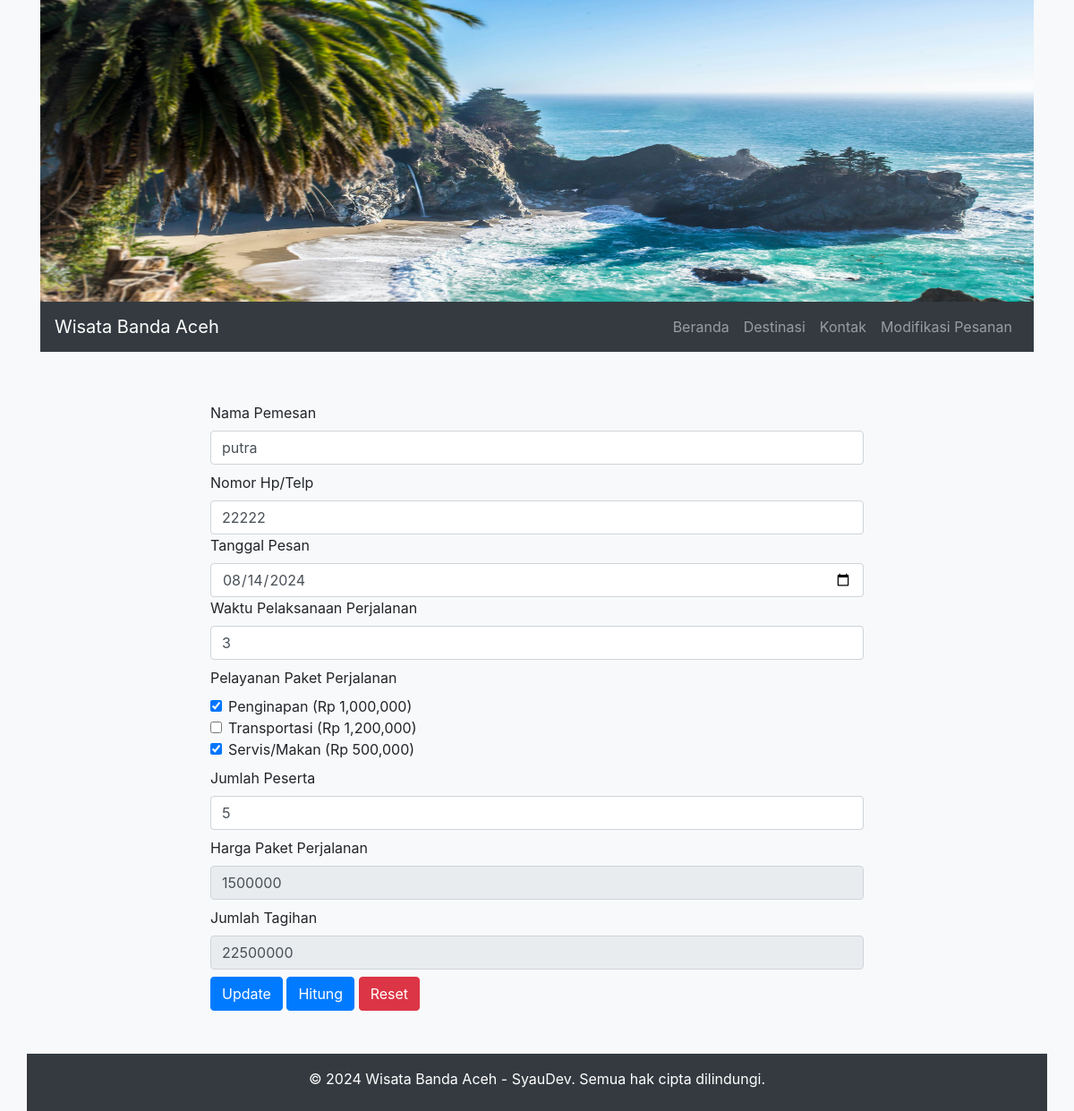
/form_edit_pesan.php?id=5, run on the app's committed database.
### tables this page shows
CREATE TABLE `pemesan` (
  `id` int(11) NOT NULL,
  `nama` varchar(50) NOT NULL,
  `no_hp` int(15) NOT NULL,
  `tanggal_pesan` date NOT NULL,
  `jumlah_hari` int(11) NOT NULL,
  `akomodasi` varchar(1) NOT NULL,
  `transportasi` varchar(1) NOT NULL,
  `servis` varchar(1) NOT NULL,
  `jumlah_peserta` int(11) NOT NULL,
  `harga_paket` int(50) NOT NULL,
  `total_tagihan` int(50) NOT NULL
);

### form_edit_pesan.php (the view, shortened to what this page needs)
<?php
include("function/koneksi.php");
?>
<!DOCTYPE html>
<html lang="id">
<head>
    <link rel="stylesheet" href="https://stackpath.bootstrapcdn.com/bootstrap/4.5.2/css/bootstrap.min.css" />
    <link rel="stylesheet" href="assets/css/style.css">
</head>
<body>
    <header class="bg-light">
        <div class="container">
            <div class="row">
                <div class="col-12">
                    <img src="img/chor-tsang-07mSKrzKiRw-unsplash.jpg" class="img-fluid" width="100%" height="337" style="width: 100%; height: 337px" alt="Header Image" />
                </div>
            </div>
        </div>
        <div class="container">
            <nav class="navbar navbar-expand-lg navbar-dark bg-dark">
                <a class="navbar-brand" href="#">Wisata Banda Aceh</a>
                <div class="collapse navbar-collapse" id="navbarNav">
                    <ul class="navbar-nav ml-auto">
                        <li class="nav-item"><a class="nav-link" href="index.php">Beranda</a></li>
                        <li class="nav-item">
                            <a class="nav-link" href="#">Destinasi</a>
                        </li>
                        <li class="nav-item">
                            <a class="nav-link" href="#">Kontak</a>
                        </li>
                        <li class="nav-item">
                            <a class="nav-link" href="modifikasi_pesan.php">Modifikasi Pesanan</a>
                        </li>
                    </ul>
                </div>
            </nav>
        </div>
    </header>
    <section class="py-5 bg-light">
        <div class="container">
            <div class="row justify-content-center">
                <div class="col-md-8">
                    <form id="formPemesanan" action="function/proses_edit.php" method="post" class="row g-3">
                        <?php
                        $id = isset($_GET['id']) ? $_GET['id'] : '';
                        $sql = "SELECT * FROM pemesan WHERE id = $id";
                        $result = mysqli_query($conn, $sql);
                        while ($user_data = mysqli_fetch_array($result)) {
                            $nama = $user_data['nama'];
                            $no_hp = $user_data['no_hp'];
                            $tanggal_pesan = $user_data['tanggal_pesan'];
                            $jumlah_hari = $user_data['jumlah_hari'];
                            $akomodasi = $user_data['akomodasi'];
                            $transportasi = $user_data['transportasi'];
                            $servis = $user_data['servis'];
                            $jumlah_peserta = $user_data['jumlah_peserta'];
                            $harga_paket = $user_data['harga_paket'];
                            $total_tagihan = $user_data['total_tagihan'];
                        }
                        if ($result):
                        ?>
                            <div class="col-md-12 pt-2">
                                <label for="inputPemesan" class="form-label">Nama Pemesan</label>
                                <input type="text" name="nama" value="<?php echo $nama ?>" class="form-control" required>
                            </div>
                            <div class="col-md-12 pt-2">
                                <label for="inputPassword4" class="form-label">Nomor Hp/Telp</label>
                                <input type="number" name="no_hp" value="<?php echo $no_hp ?>" class="form-control" required>
                            </div>
                            <div class="col-md-12">
                                <label for="inputAddress" class="form-label">Tanggal Pesan</label>
                                <input type="date" name="tanggal_pesan" value="<?php echo $tanggal_pesan ?>" class="form-control" required>
                            </div>
                            <div class="col-md-12">
                                <label for="inputAddress2" class="form-label">Waktu Pelaksanaan Perjalanan</label>
                                <input type="number" name="jumlah_hari" value="<?php echo $jumlah_hari ?>" id="waktu_perjalanan" class="form-control" required>
                            </div>
                            <div class="col-md-12 pt-2">
                                <label for="">Pelayanan Paket Perjalanan</label>
                                <div class="form-check">
                                    <input name="pelayanan[]" class="form-check-input" type="checkbox" value="1000000" <?php if ($akomodasi == 'Y') echo 'checked'; ?> id="penginapan">
                                    <label class="form-check-label" for="penginapan">
                                        Penginapan (Rp 1,000,000)
                                    </label>
                                </div>
                                <div class="form-check">
                                    <input name="pelayanan[]" class="form-check-input" type="checkbox" value="1200000" <?php if ($transportasi == 'Y') echo 'checked'; ?> id="transportasi">
                                    <label class="form-check-label" for="transportasi">
                                        Transportasi (Rp 1,200,000)
                                    </label>
                                </div>
                                <div class="form-check">
                                    <input name="pelayanan[]" class="form-check-input" type="checkbox" value="500000" <?php if ($servis == 'Y') echo 'checked'; ?> id="servis">
                                    <label class="form-check-label" for="servis">
                                        Servis/Makan (Rp 500,000)
                                    </label>
                                </div>
                            </div>
                            <div class="col-md-12 pt-2">
                                <label for="inputPemesan" class="form-label">Jumlah Peserta</label>
                                <input type="text" name="jumlah_peserta" value="<?php echo $jumlah_peserta ?>" id="jumlah_peserta" class="form-control" required required>
                            </div>
                            <div class="col-md-12 pt-2">
                                <label for="inputPassword4" class="form-label">Harga Paket Perjalanan</label>
                                <input type="number" name="harga_paket" value="<?php echo $harga_paket ?>" class="form-control" required id="hargaPaket" required readonly>
                            </div>
                            <div class="col-md-12 pt-2">
                                <label for="inputPemesan" class="form-label">Jumlah Tagihan</label>
                                <input type="text" name="total_tagihan" value="<?php echo $total_tagihan ?>" class="form-control" required id="jumlahTagihan" required readonly>
                            </div>
                            <div class="col-md-12 pt-2">
                                <button type="submit" name="update" class="btn btn-primary">Update</button>
                                <button type="button" class="btn btn-primary" onclick="hitungTotal()">Hitung</button>
                                <button type="reset" class="btn btn-danger">Reset</button>
                            </div>
                        <?php
                        else:
                            echo '<p>Item not found.</p>';
                        endif;
                        ?>
                    </form>
                </div>
            </div>
        </div>
    </section>
    <footer class="bg-light">
        <div class="container bg-dark text-white text-center py-2">
            <p class="pt-2">
                &copy; 2024 Wisata Banda Aceh - SyauDev. Semua hak cipta dilindungi.
            </p>
        </div>
    </footer>
</body>
</html>

### data on the page
pemesan: nama "putra", no_hp "22222", tanggal_pesan "08/14/2024", jumlah_hari "3", akomodasi "☑", servis "☑", jumlah_peserta "5", harga_paket "1500000", total_tagihan "22500000"
